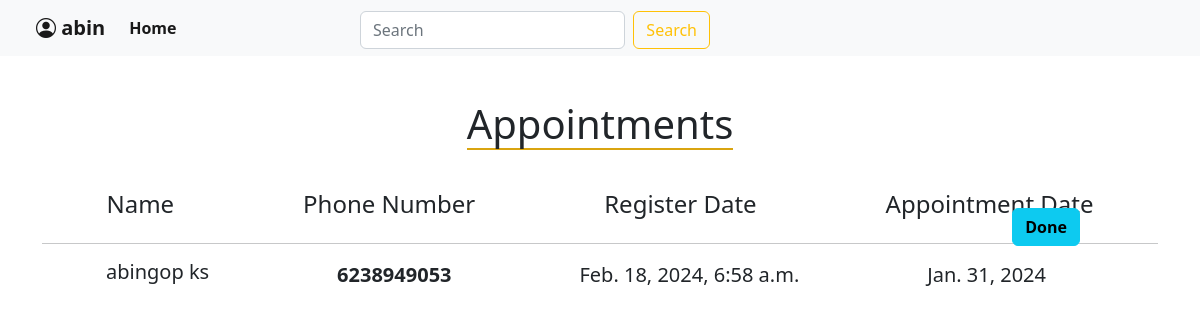
Screenshot of /detail/ (signed in) with the database file from the repository.
### medicalapp/models.py (models this page shows)
class Task(models.Model):
    task=models.TextField()
    priority=models.IntegerField()
    date = models.DateField()
    created=models.DateTimeField(auto_now_add=True)

### medicalapp/views.py (the view)
# urls.py: path('detail/',views.detail,name='detail'),
def detail(req):
    data=Task.objects.all()
    return render(req,'admin.html',{'data':data})

### servicepp/context_processors.py (called while the page is built)
def menu_links(req):
    links=Service.objects.all()
    return dict(links=links)

### templates/admin.html (shortened to what this page needs)
{% load static %}
<!doctype html>
<html lang="en">
  <head>
    <link href="https://cdn.jsdelivr.net/npm/bootstrap@5.2.3/dist/css/bootstrap.min.css" rel="stylesheet">
    <link rel="stylesheet" href="{% static 'css/main.css' %}">
    <link rel="stylesheet" href="https://cdn.jsdelivr.net/npm/bootstrap-icons@1.11.3/font/bootstrap-icons.min.css">
  </head>
  <body>
<nav class="navbar navbar-expand-lg bg-light fixed-top ">
  <div class="container-fluid ">
    {% if user.is_authenticated %}
    <a class="navbar-brand ms-4 " href=""><i class="bi bi-person-circle"></i><b> {{user}}</b></a>
    {% endif %}
    <div class="collapse navbar-collapse" id="navbarSupportedContent">
      <ul class="navbar-nav me-auto mb-2 mb-lg-0 ">
        <li class="nav-item ">
          <a class="nav-link active d" aria-current="page" href="{% url 'med:home' %}"><b>Home</b></a>
        </li>
      </ul>
      <form class="d-flex" role="search" method="get" action="">
  <div class="div_new3">
  <input class="form-control me-2 " type="search" name="q" placeholder="Search" aria-label="Search">
  <button class="btn btn-outline-warning" type="submit">Search</button>
</div>
</form>
    </div>
  </div>
</nav>
    <div class="container ">
      <div class="row">
           <div class="col-lg-12 d-flex justify-content-center">
               <h1 class="hd_app">Appointments</h1>
           </div>
      </div>
      <div class="row">
        <div class="col-lg-12 ">
          <div class="div_app  ">
            <h4>Name</h4>
            <h4>Phone Number</h4>
            <h4>Register Date</h4>
            <h4>Appointment Date</h4>
          </div>
        </div>
   </div>
   <hr>
  <div class="row">
    <div class="col-lg-12 col-md-12 col-sm-12">
      {% for i in data %}
      <div class="div_app me-5">
        <h5 class="div_clint">{{i.task}}</h5>
        <p class="div_clint"><b>{{i.priority}}</b></p>
        <p class="div_clint">{{i.created}}</p>
        <p class="div_clint">{{i.date}}</p>
      </div>
      <div class="div_btnapp">
        <a href="{% url 'med:delete' i.id %}"><button class="btn btn-info"><b>Done</b></button></a>
    </div>
      {% endfor %}
    </div>
</div>
    </div>
  </body>
</html>

### static/css/main.css (style rules this page uses)
* { padding: 0; margin: 0; }
.div_new3 { display: flex; justify-content: center; position: absolute; left: 30%; top: 20%; width: 450px; }
.div_app { display: flex; justify-content: space-around; }
.hd_app { margin-top: 100px; margin-bottom: 40px; border-bottom: #d9a410 2px solid; }
.div_btnapp { position: absolute; display: flex; top: 26%; right: 10%; }
@media screen and (min-width:768px) and (max-width :1423px) { .div_new3 { display: flex; justify-content: center; position: absolute; left: 30%; top: 20%; width: 350px; } }
@media screen and (min-width:768px) and (max-width :1423px) { .div_clint { font-size: 20px; } }

### rows the page displays
Task: task "abingop ks", priority "6238949053", created "Feb. 18, 2024, 6:58 a.m.", date "Jan. 31, 2024"

### other values shown
{{ user }} "abin"
